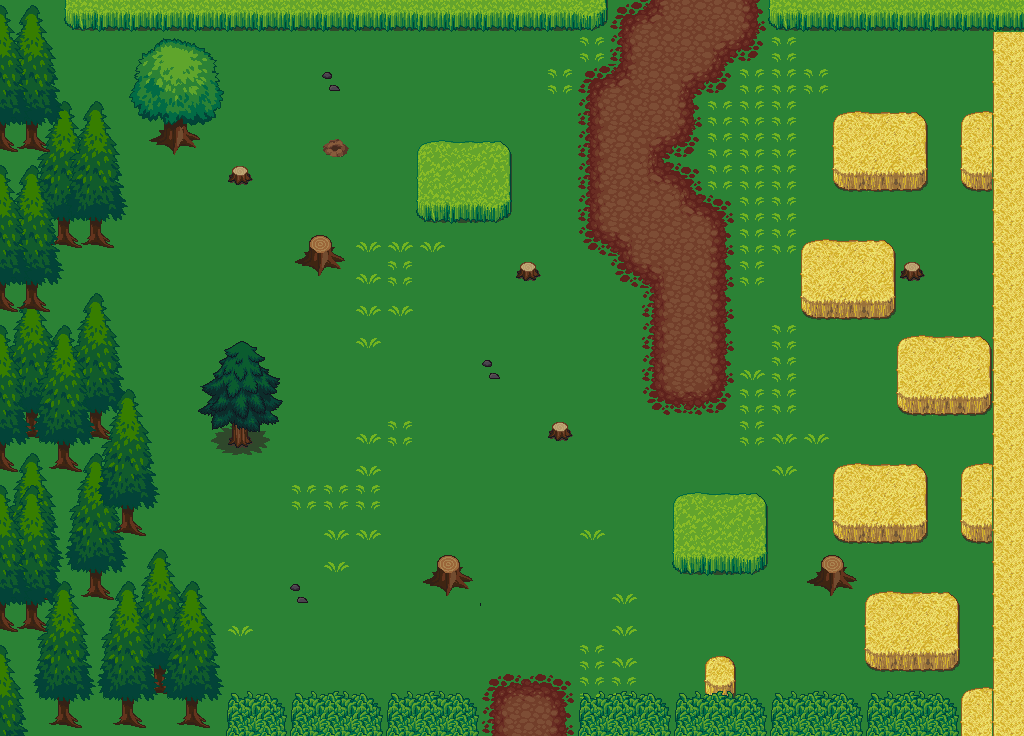

The image is a tile-based game level rendered from a .tmx file. Its description and source (layers, tilesets, objects; grid data summarised) follow:
An orthogonal 32x23 tile map with 32x32 px tiles, 11 tile layers (Sol, Décorations, Obstacles, Frontières, ...).

<map version="1.0" tiledversion="1.0.3" orientation="orthogonal" renderorder="right-down" width="32" height="23" tilewidth="32" tileheight="32" nextobjectid="1">
 <tileset firstgid="1" source="Atlas.tsx" />
 <layer name="Sol" width="32" height="23">
  <data>[736 cells, 736 non-empty, 1 distinct tile ids]</data>
 </layer>
 <layer name="Décorations" width="32" height="23">
  <data>[736 cells, 628 non-empty, 60 distinct tile ids]</data>
 </layer>
 <layer name="Obstacles" width="32" height="23">
  <data>[736 cells, 128 non-empty, 46 distinct tile ids]</data>
 </layer>
 <layer name="Frontières" width="32" height="23">
  <data>[736 cells, 151 non-empty, 26 distinct tile ids]</data>
 </layer>
 <layer name="Nord" width="32" height="23">
  <data>[736 cells, 2 non-empty, 1 distinct tile ids]</data>
 </layer>
 <layer name="Sud" width="32" height="23">
  <data>[736 cells, 3 non-empty, 3 distinct tile ids]</data>
 </layer>
 <layer name="Est" width="32" height="23">
  <data>[736 cells, 0 non-empty, 0 distinct tile ids]</data>
 </layer>
 <layer name="Ouest" width="32" height="23">
  <data>[736 cells, 0 non-empty, 0 distinct tile ids]</data>
 </layer>
 <layer name="Potions" width="32" height="23">
  <data>[736 cells, 1 non-empty, 1 distinct tile ids]</data>
 </layer>
 <layer name="Clef" width="32" height="23">
  <data>[736 cells, 0 non-empty, 0 distinct tile ids]</data>
 </layer>
 <layer name="Pièges" width="32" height="23">
  <data>[736 cells, 0 non-empty, 0 distinct tile ids]</data>
 </layer>
</map>
